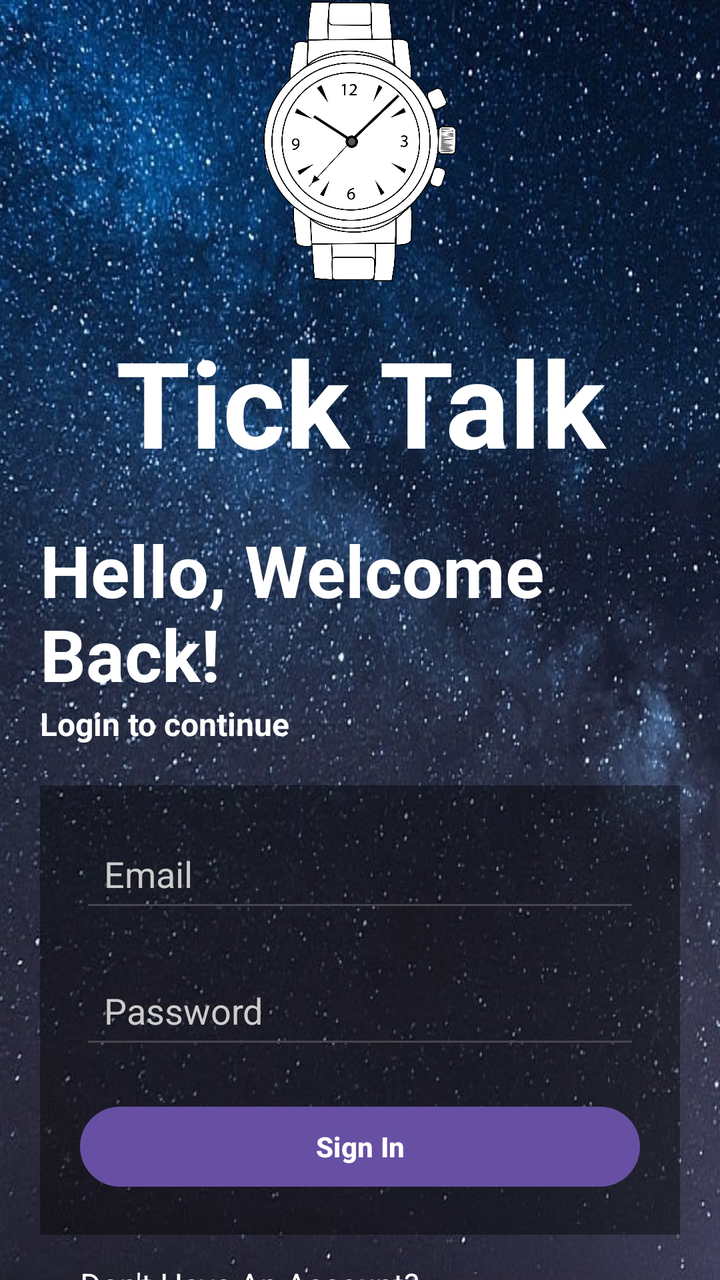
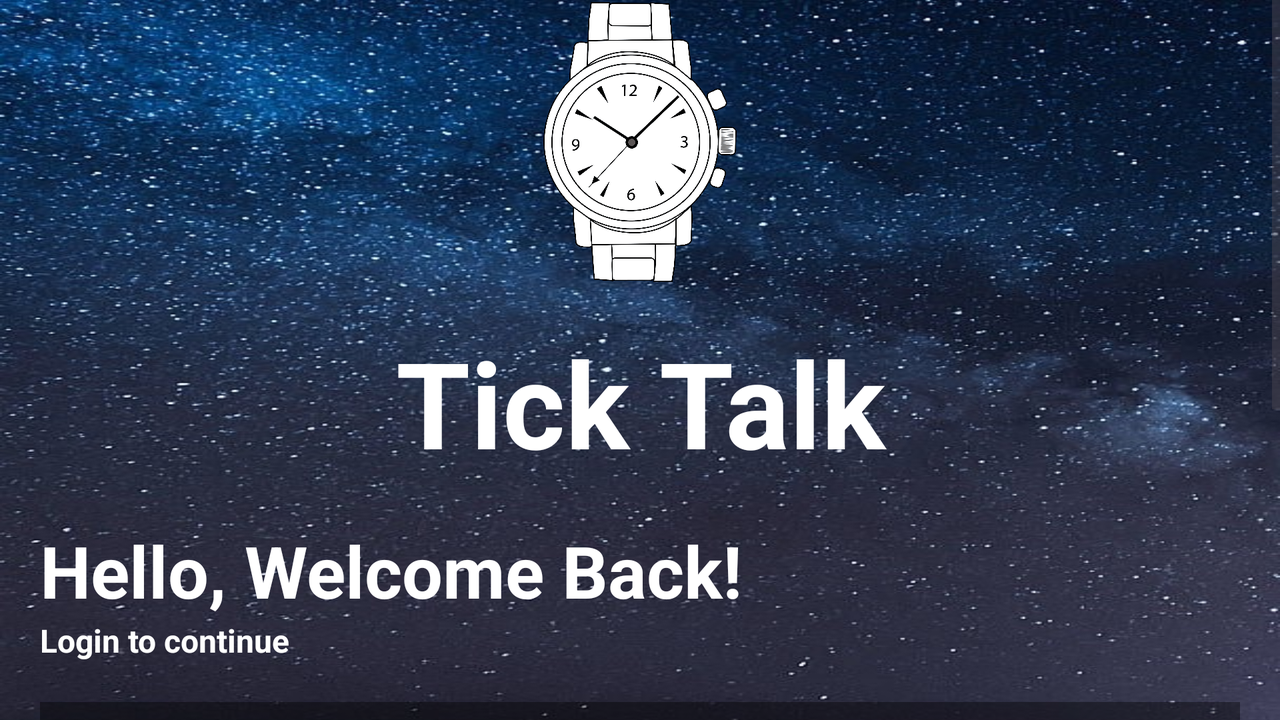

The same Android screen from two of the app's own layout files: first res/layout/ as a phone draws it, then the repository's variant for another configuration, drawn on a device whose configuration selects that folder. Both files follow.
<!-- AndroidManifest.xml: application theme Theme.Project2 -->
<!-- res/layout/activity_sign_in.xml -->
<?xml version="1.0" encoding="utf-8"?>
<androidx.constraintlayout.widget.ConstraintLayout xmlns:android="http://schemas.android.com/apk/res/android"
    xmlns:app="http://schemas.android.com/apk/res-auto"
    xmlns:tools="http://schemas.android.com/tools"
    android:id="@+id/main"
    android:layout_width="match_parent"
    android:layout_height="match_parent"
    android:background="@drawable/background"
    tools:context=".SignInActivity">

    <LinearLayout
        android:layout_width="match_parent"
        android:layout_height="wrap_content"
        android:layout_marginTop="1dp"
        android:orientation="vertical"
        app:layout_constraintBottom_toBottomOf="parent"
        app:layout_constraintTop_toTopOf="parent"
        app:layout_constraintVertical_bias="0.5"
        tools:layout_editor_absoluteX="1dp">

        <ImageView
            android:id="@+id/imageView"
            android:layout_width="match_parent"
            android:layout_height="140dp"
            app:srcCompat="@drawable/watch_logo" />

        <TextView
            android:id="@+id/logo"
            android:layout_width="match_parent"
            android:layout_height="wrap_content"
            android:layout_margin="20dp"
            android:text="Tick Talk"
            android:textAlignment="center"
            android:textColor="@color/white"
            android:textSize="60sp"
            android:textStyle="bold"
            app:layout_constraintTop_toTopOf="parent" />

        <TextView
            android:id="@+id/welcome_message"
            android:layout_width="match_parent"
            android:layout_height="wrap_content"
            android:layout_marginLeft="20dp"
            android:text="Hello, Welcome Back!"
            android:textColor="@color/white"
            android:textSize="36sp"
            android:textStyle="bold"
            app:layout_constraintTop_toTopOf="parent" />

        <TextView
            android:id="@+id/textView"
            android:layout_width="match_parent"
            android:layout_height="wrap_content"
            android:layout_marginLeft="20dp"
            android:layout_marginBottom="20dp"
            android:text="Login to continue"
            android:textColor="@color/white"
            android:textSize="16sp"
            android:textStyle="bold"
            app:layout_constraintTop_toTopOf="parent" />

        <LinearLayout
            android:layout_width="match_parent"
            android:layout_height="wrap_content"
            android:layout_marginLeft="20dp"
            android:layout_marginRight="20dp"
            android:layout_marginBottom="10dp"
            android:background="#66000000"
            android:orientation="vertical"
            android:padding="20dp"
            app:layout_constraintBottom_toBottomOf="parent"
            app:layout_constraintTop_toTopOf="parent"
            app:layout_constraintVertical_bias="0.5"
            tools:layout_editor_absoluteX="1dp">

            <EditText
                android:id="@+id/sign_in_email"
                android:layout_width="match_parent"
                android:layout_height="wrap_content"
                android:layout_marginBottom="20dp"
                android:ems="10"
                android:hint="Email"
                android:inputType="textEmailAddress"
                android:padding="12dp"
                android:textColor="#FFFFFF"
                android:textColorHint="#CCCCCC" />

            <EditText
                android:id="@+id/sign_in_password"
                android:layout_width="match_parent"
                android:layout_height="wrap_content"
                android:layout_marginBottom="20dp"
                android:ems="10"
                android:hint="Password"
                android:inputType="textPassword"
                android:padding="12dp"
                android:textColor="#FFFFFF"
                android:textColorHint="#CCCCCC" />

            <Button
                android:id="@+id/sign_in_btn"
                android:layout_width="match_parent"
                android:layout_height="wrap_content"
                android:text="Sign In"
                android:textStyle="bold" />

        </LinearLayout>

        <LinearLayout
            android:layout_width="match_parent"
            android:layout_height="wrap_content"
            android:layout_gravity="center"
            android:layout_marginLeft="40dp"
            android:layout_marginRight="40dp"
            android:orientation="horizontal"
            android:textAlignment="center">

            <TextView
                android:id="@+id/already_have_account"
                android:layout_width="wrap_content"
                android:layout_height="wrap_content"
                android:text="Don't Have An Account?"
                android:textAlignment="center"
                android:textColor="@color/white"
                android:textSize="16sp"
                tools:layout_editor_absoluteX="174dp"
                tools:layout_editor_absoluteY="605dp" />

            <Button
                android:id="@+id/go_to_sign_up"
                android:layout_width="wrap_content"
                android:layout_height="wrap_content"
                android:backgroundTint="#00000000"
                android:padding="0dp"
                android:text="Sign Up"
                android:textColor="@color/white"
                android:textSize="16sp"
                android:textStyle="bold" />
        </LinearLayout>

    </LinearLayout>

</androidx.constraintlayout.widget.ConstraintLayout>
<!-- resources referenced by this layout -->
<resources>
  <color name="white">#FFFFFFFF</color>
  <!-- drawable background: jpg bitmap (drawable, 140352 bytes) -->
  <!-- drawable watch_logo: png bitmap (drawable, 310330 bytes) -->
  <style name="Theme.Project2" parent="Base.Theme.Project2" />
  <style name="Base.Theme.Project2" parent="Theme.Material3.DayNight.NoActionBar">
          
  
      </style>
</resources>
<!-- res/layout-land/activity_sign_in.xml (the repository's variant of the layout above) -->
<!-- drawn on the phone turned sideways -->
<?xml version="1.0" encoding="utf-8"?>
<androidx.constraintlayout.widget.ConstraintLayout xmlns:android="http://schemas.android.com/apk/res/android"
    xmlns:app="http://schemas.android.com/apk/res-auto"
    xmlns:tools="http://schemas.android.com/tools"
    android:id="@+id/main"
    android:layout_width="match_parent"
    android:layout_height="match_parent"
    android:background="@drawable/background"
    tools:context=".SignInActivity">

    <ScrollView
        android:layout_width="match_parent"
        android:layout_height="match_parent">

        <LinearLayout
            android:layout_width="match_parent"
            android:layout_height="wrap_content"
            android:orientation="vertical">

            <LinearLayout
                android:layout_width="match_parent"
                android:layout_height="wrap_content"
                android:layout_marginTop="1dp"
                android:orientation="vertical"
                app:layout_constraintBottom_toBottomOf="parent"
                app:layout_constraintTop_toTopOf="parent"
                app:layout_constraintVertical_bias="0.5"
                tools:layout_editor_absoluteX="1dp">

                <ImageView
                    android:id="@+id/imageView"
                    android:layout_width="match_parent"
                    android:layout_height="140dp"
                    app:srcCompat="@drawable/watch_logo" />

                <TextView
                    android:id="@+id/logo"
                    android:layout_width="match_parent"
                    android:layout_height="wrap_content"
                    android:layout_margin="20dp"
                    android:text="Tick Talk"
                    android:textAlignment="center"
                    android:textColor="@color/white"
                    android:textSize="60sp"
                    android:textStyle="bold"
                    app:layout_constraintTop_toTopOf="parent" />

                <TextView
                    android:id="@+id/welcome_message"
                    android:layout_width="match_parent"
                    android:layout_height="wrap_content"
                    android:layout_marginLeft="20dp"
                    android:text="Hello, Welcome Back!"
                    android:textColor="@color/white"
                    android:textSize="36sp"
                    android:textStyle="bold"
                    app:layout_constraintTop_toTopOf="parent" />

                <TextView
                    android:id="@+id/textView"
                    android:layout_width="match_parent"
                    android:layout_height="wrap_content"
                    android:layout_marginLeft="20dp"
                    android:layout_marginBottom="20dp"
                    android:text="Login to continue"
                    android:textColor="@color/white"
                    android:textSize="16sp"
                    android:textStyle="bold"
                    app:layout_constraintTop_toTopOf="parent" />

                <LinearLayout
                    android:layout_width="match_parent"
                    android:layout_height="wrap_content"
                    android:layout_marginLeft="20dp"
                    android:layout_marginRight="20dp"
                    android:layout_marginBottom="10dp"
                    android:background="#66000000"
                    android:orientation="vertical"
                    android:padding="20dp"
                    app:layout_constraintBottom_toBottomOf="parent"
                    app:layout_constraintTop_toTopOf="parent"
                    app:layout_constraintVertical_bias="0.5"
                    tools:layout_editor_absoluteX="1dp">

                    <EditText
                        android:id="@+id/sign_in_email"
                        android:layout_width="match_parent"
                        android:layout_height="wrap_content"
                        android:layout_marginBottom="20dp"
                        android:ems="10"
                        android:hint="Email"
                        android:inputType="textEmailAddress"
                        android:padding="12dp"
                        android:textColor="#FFFFFF"
                        android:textColorHint="#CCCCCC" />

                    <EditText
                        android:id="@+id/sign_in_password"
                        android:layout_width="match_parent"
                        android:layout_height="wrap_content"
                        android:layout_marginBottom="20dp"
                        android:ems="10"
                        android:hint="Password"
                        android:inputType="textPassword"
                        android:padding="12dp"
                        android:textColor="#FFFFFF"
                        android:textColorHint="#CCCCCC" />

                    <Button
                        android:id="@+id/sign_in_btn"
                        android:layout_width="match_parent"
                        android:layout_height="wrap_content"
                        android:text="Sign In"
                        android:textStyle="bold" />

                </LinearLayout>

                <LinearLayout
                    android:layout_width="match_parent"
                    android:layout_height="wrap_content"
                    android:layout_gravity="center"
                    android:layout_marginLeft="40dp"
                    android:layout_marginRight="40dp"
                    android:orientation="horizontal"
                    android:textAlignment="center">

                    <TextView
                        android:id="@+id/already_have_account"
                        android:layout_width="wrap_content"
                        android:layout_height="wrap_content"
                        android:text="Don't Have An Account?"
                        android:textAlignment="center"
                        android:textColor="@color/white"
                        android:textSize="16sp"
                        tools:layout_editor_absoluteX="174dp"
                        tools:layout_editor_absoluteY="605dp" />

                    <Button
                        android:id="@+id/go_to_sign_up"
                        android:layout_width="wrap_content"
                        android:layout_height="wrap_content"
                        android:backgroundTint="#00000000"
                        android:padding="0dp"
                        android:text="Sign Up"
                        android:textColor="@color/white"
                        android:textSize="16sp"
                        android:textStyle="bold" />
                </LinearLayout>

            </LinearLayout>

        </LinearLayout>
    </ScrollView>

</androidx.constraintlayout.widget.ConstraintLayout>
